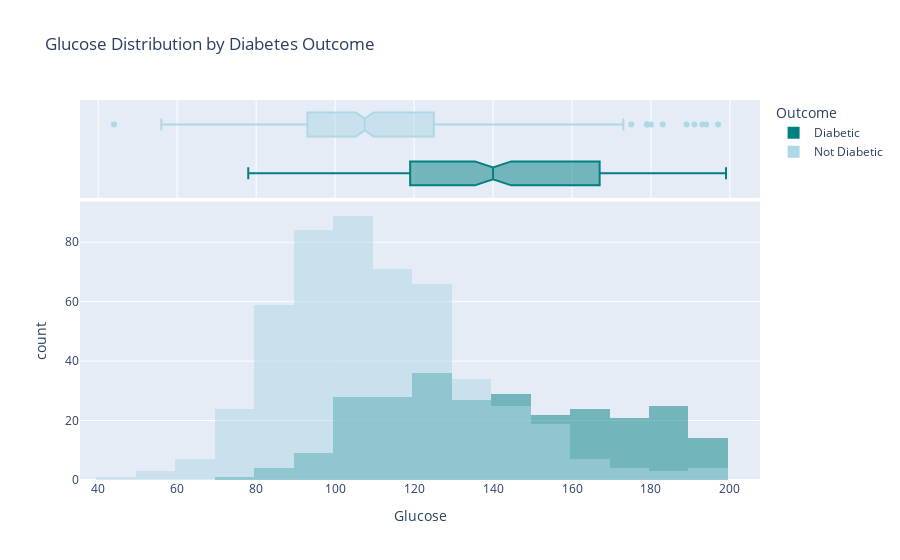
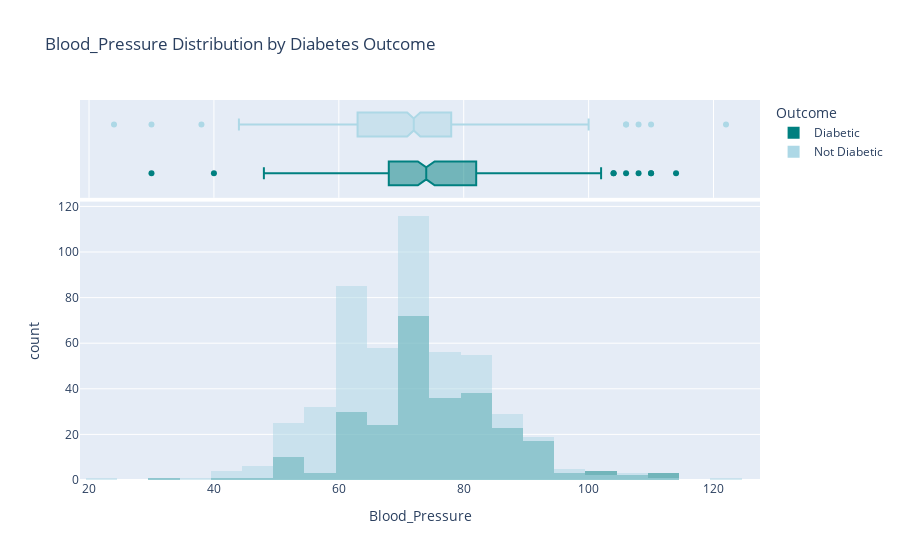
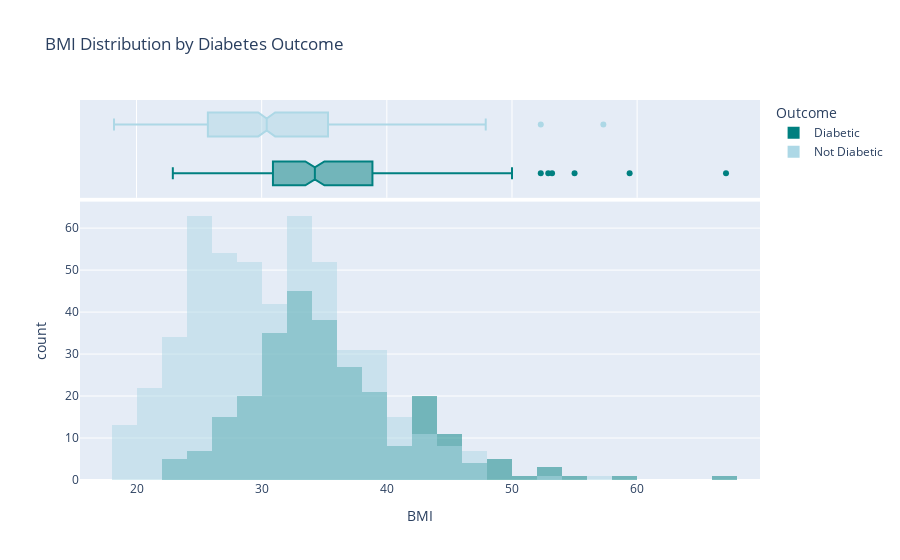
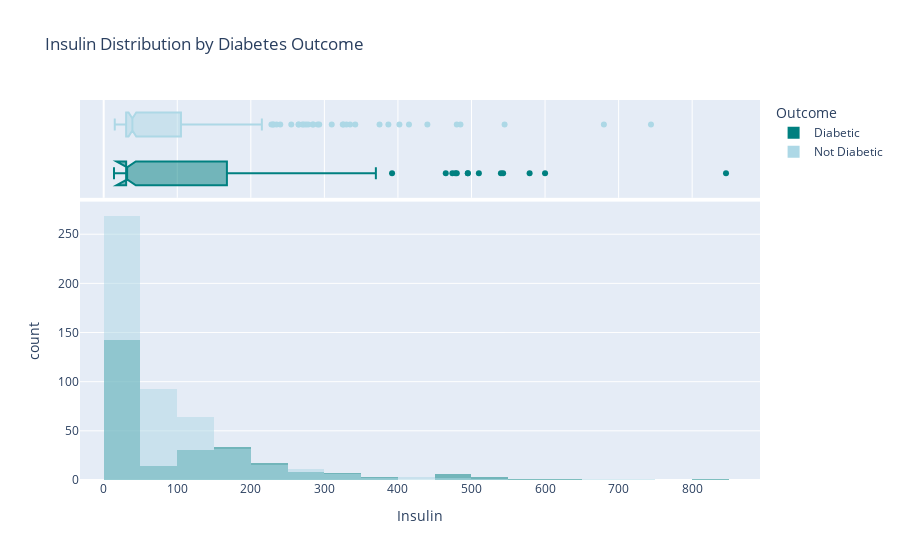

Write notebook code for charts like these, in order.
### Markdown cell above
### Question 2: How do these markers differ between diabetic and non-diabetic individuals? (Outcome)

### Code cell
# Columns to compare
key_markers = ['Glucose', 'Blood_Pressure', 'BMI', 'Insulin']

# Loop through each marker and plot separately
for col in key_markers:
    fig = px.histogram(diabetes,
                       x=col,
                       color='Outcome', 
                       barmode='overlay', 
                       nbins=30,
                       color_discrete_map={'Not Diabetic': 'lightblue',
                                          'Diabetic': 'teal'},
        title=f'{col} Distribution by Diabetes Outcome',
        marginal='box')
    fig.show()

### Figure 1 — Plotly figure (JSON) as saved in the notebook; plotly's stock layout.template omitted (floating-point values rounded to 4 significant figures; data arrays with more than 128 entries replaced by an {"elided": "..."} marker saying what was removed)
{"data": [{"alignmentgroup": "True", "bingroup": "x", "hovertemplate": "Outcome=Diabetic<br>Glucose=%{x}<br>count=%{y}<extra></extra>", "legendgroup": "Diabetic", "marker": {"color": "teal", "opacity": 0.5, "pattern": {"shape": ""}}, "name": "Diabetic", "nbinsx": 30, "offsetgroup": "Diabetic", "orientation": "v", "showlegend": true, "type": "histogram", "x": {"elided": "268 int values"}, "xaxis": "x", "yaxis": "y"}, {"alignmentgroup": "True", "hovertemplate": "Outcome=Diabetic<br>Glucose=%{x}<extra></extra>", "legendgroup": "Diabetic", "marker": {"color": "teal"}, "name": "Diabetic", "notched": true, "offsetgroup": "Diabetic", "showlegend": false, "type": "box", "x": {"elided": "268 int values"}, "xaxis": "x2", "yaxis": "y2"}, {"alignmentgroup": "True", "bingroup": "x", "hovertemplate": "Outcome=Not Diabetic<br>Glucose=%{x}<br>count=%{y}<extra></extra>", "legendgroup": "Not Diabetic", "marker": {"color": "lightblue", "opacity": 0.5, "pattern": {"shape": ""}}, "name": "Not Diabetic", "nbinsx": 30, "offsetgroup": "Not Diabetic", "orientation": "v", "showlegend": true, "type": "histogram", "x": {"elided": "500 int values"}, "xaxis": "x", "yaxis": "y"}, {"alignmentgroup": "True", "hovertemplate": "Outcome=Not Diabetic<br>Glucose=%{x}<extra></extra>", "legendgroup": "Not Diabetic", "marker": {"color": "lightblue"}, "name": "Not Diabetic", "notched": true, "offsetgroup": "Not Diabetic", "showlegend": false, "type": "box", "x": {"elided": "500 int values"}, "xaxis": "x2", "yaxis": "y2"}], "layout": {"barmode": "overlay", "legend": {"title": {"text": "Outcome"}, "tracegroupgap": 0}, "title": {"text": "Glucose Distribution by Diabetes Outcome"}, "xaxis": {"anchor": "y", "domain": [0, 1], "title": {"text": "Glucose"}}, "xaxis2": {"anchor": "y2", "domain": [0, 1], "matches": "x", "showgrid": true, "showticklabels": false}, "yaxis": {"anchor": "x", "domain": [0, 0.7326], "title": {"text": "count"}}, "yaxis2": {"anchor": "x2", "domain": [0.7426, 1], "matches": "y2", "showgrid": false, "showline": false, "showticklabels": false, "ticks": ""}}}

### Figure 2 — Plotly figure (JSON) as saved in the notebook; plotly's stock layout.template omitted (floating-point values rounded to 4 significant figures; data arrays with more than 128 entries replaced by an {"elided": "..."} marker saying what was removed)
{"data": [{"alignmentgroup": "True", "bingroup": "x", "hovertemplate": "Outcome=Diabetic<br>Blood_Pressure=%{x}<br>count=%{y}<extra></extra>", "legendgroup": "Diabetic", "marker": {"color": "teal", "opacity": 0.5, "pattern": {"shape": ""}}, "name": "Diabetic", "nbinsx": 30, "offsetgroup": "Diabetic", "orientation": "v", "showlegend": true, "type": "histogram", "x": {"elided": "268 int values"}, "xaxis": "x", "yaxis": "y"}, {"alignmentgroup": "True", "hovertemplate": "Outcome=Diabetic<br>Blood_Pressure=%{x}<extra></extra>", "legendgroup": "Diabetic", "marker": {"color": "teal"}, "name": "Diabetic", "notched": true, "offsetgroup": "Diabetic", "showlegend": false, "type": "box", "x": {"elided": "268 int values"}, "xaxis": "x2", "yaxis": "y2"}, {"alignmentgroup": "True", "bingroup": "x", "hovertemplate": "Outcome=Not Diabetic<br>Blood_Pressure=%{x}<br>count=%{y}<extra></extra>", "legendgroup": "Not Diabetic", "marker": {"color": "lightblue", "opacity": 0.5, "pattern": {"shape": ""}}, "name": "Not Diabetic", "nbinsx": 30, "offsetgroup": "Not Diabetic", "orientation": "v", "showlegend": true, "type": "histogram", "x": {"elided": "500 int values"}, "xaxis": "x", "yaxis": "y"}, {"alignmentgroup": "True", "hovertemplate": "Outcome=Not Diabetic<br>Blood_Pressure=%{x}<extra></extra>", "legendgroup": "Not Diabetic", "marker": {"color": "lightblue"}, "name": "Not Diabetic", "notched": true, "offsetgroup": "Not Diabetic", "showlegend": false, "type": "box", "x": {"elided": "500 int values"}, "xaxis": "x2", "yaxis": "y2"}], "layout": {"barmode": "overlay", "legend": {"title": {"text": "Outcome"}, "tracegroupgap": 0}, "title": {"text": "Blood_Pressure Distribution by Diabetes Outcome"}, "xaxis": {"anchor": "y", "domain": [0, 1], "title": {"text": "Blood_Pressure"}}, "xaxis2": {"anchor": "y2", "domain": [0, 1], "matches": "x", "showgrid": true, "showticklabels": false}, "yaxis": {"anchor": "x", "domain": [0, 0.7326], "title": {"text": "count"}}, "yaxis2": {"anchor": "x2", "domain": [0.7426, 1], "matches": "y2", "showgrid": false, "showline": false, "showticklabels": false, "ticks": ""}}}

### Figure 3 — Plotly figure (JSON) as saved in the notebook; plotly's stock layout.template omitted (floating-point values rounded to 4 significant figures; data arrays with more than 128 entries replaced by an {"elided": "..."} marker saying what was removed)
{"data": [{"alignmentgroup": "True", "bingroup": "x", "hovertemplate": "Outcome=Diabetic<br>BMI=%{x}<br>count=%{y}<extra></extra>", "legendgroup": "Diabetic", "marker": {"color": "teal", "opacity": 0.5, "pattern": {"shape": ""}}, "name": "Diabetic", "nbinsx": 30, "offsetgroup": "Diabetic", "orientation": "v", "showlegend": true, "type": "histogram", "x": {"elided": "268 float values"}, "xaxis": "x", "yaxis": "y"}, {"alignmentgroup": "True", "hovertemplate": "Outcome=Diabetic<br>BMI=%{x}<extra></extra>", "legendgroup": "Diabetic", "marker": {"color": "teal"}, "name": "Diabetic", "notched": true, "offsetgroup": "Diabetic", "showlegend": false, "type": "box", "x": {"elided": "268 float values"}, "xaxis": "x2", "yaxis": "y2"}, {"alignmentgroup": "True", "bingroup": "x", "hovertemplate": "Outcome=Not Diabetic<br>BMI=%{x}<br>count=%{y}<extra></extra>", "legendgroup": "Not Diabetic", "marker": {"color": "lightblue", "opacity": 0.5, "pattern": {"shape": ""}}, "name": "Not Diabetic", "nbinsx": 30, "offsetgroup": "Not Diabetic", "orientation": "v", "showlegend": true, "type": "histogram", "x": {"elided": "500 float values"}, "xaxis": "x", "yaxis": "y"}, {"alignmentgroup": "True", "hovertemplate": "Outcome=Not Diabetic<br>BMI=%{x}<extra></extra>", "legendgroup": "Not Diabetic", "marker": {"color": "lightblue"}, "name": "Not Diabetic", "notched": true, "offsetgroup": "Not Diabetic", "showlegend": false, "type": "box", "x": {"elided": "500 float values"}, "xaxis": "x2", "yaxis": "y2"}], "layout": {"barmode": "overlay", "legend": {"title": {"text": "Outcome"}, "tracegroupgap": 0}, "title": {"text": "BMI Distribution by Diabetes Outcome"}, "xaxis": {"anchor": "y", "domain": [0, 1], "title": {"text": "BMI"}}, "xaxis2": {"anchor": "y2", "domain": [0, 1], "matches": "x", "showgrid": true, "showticklabels": false}, "yaxis": {"anchor": "x", "domain": [0, 0.7326], "title": {"text": "count"}}, "yaxis2": {"anchor": "x2", "domain": [0.7426, 1], "matches": "y2", "showgrid": false, "showline": false, "showticklabels": false, "ticks": ""}}}

### Figure 4 — Plotly figure (JSON) as saved in the notebook; plotly's stock layout.template omitted (floating-point values rounded to 4 significant figures; data arrays with more than 128 entries replaced by an {"elided": "..."} marker saying what was removed)
{"data": [{"alignmentgroup": "True", "bingroup": "x", "hovertemplate": "Outcome=Diabetic<br>Insulin=%{x}<br>count=%{y}<extra></extra>", "legendgroup": "Diabetic", "marker": {"color": "teal", "opacity": 0.5, "pattern": {"shape": ""}}, "name": "Diabetic", "nbinsx": 30, "offsetgroup": "Diabetic", "orientation": "v", "showlegend": true, "type": "histogram", "x": {"elided": "268 float values"}, "xaxis": "x", "yaxis": "y"}, {"alignmentgroup": "True", "hovertemplate": "Outcome=Diabetic<br>Insulin=%{x}<extra></extra>", "legendgroup": "Diabetic", "marker": {"color": "teal"}, "name": "Diabetic", "notched": true, "offsetgroup": "Diabetic", "showlegend": false, "type": "box", "x": {"elided": "268 float values"}, "xaxis": "x2", "yaxis": "y2"}, {"alignmentgroup": "True", "bingroup": "x", "hovertemplate": "Outcome=Not Diabetic<br>Insulin=%{x}<br>count=%{y}<extra></extra>", "legendgroup": "Not Diabetic", "marker": {"color": "lightblue", "opacity": 0.5, "pattern": {"shape": ""}}, "name": "Not Diabetic", "nbinsx": 30, "offsetgroup": "Not Diabetic", "orientation": "v", "showlegend": true, "type": "histogram", "x": {"elided": "500 float values"}, "xaxis": "x", "yaxis": "y"}, {"alignmentgroup": "True", "hovertemplate": "Outcome=Not Diabetic<br>Insulin=%{x}<extra></extra>", "legendgroup": "Not Diabetic", "marker": {"color": "lightblue"}, "name": "Not Diabetic", "notched": true, "offsetgroup": "Not Diabetic", "showlegend": false, "type": "box", "x": {"elided": "500 float values"}, "xaxis": "x2", "yaxis": "y2"}], "layout": {"barmode": "overlay", "legend": {"title": {"text": "Outcome"}, "tracegroupgap": 0}, "title": {"text": "Insulin Distribution by Diabetes Outcome"}, "xaxis": {"anchor": "y", "domain": [0, 1], "title": {"text": "Insulin"}}, "xaxis2": {"anchor": "y2", "domain": [0, 1], "matches": "x", "showgrid": true, "showticklabels": false}, "yaxis": {"anchor": "x", "domain": [0, 0.7326], "title": {"text": "count"}}, "yaxis2": {"anchor": "x2", "domain": [0.7426, 1], "matches": "y2", "showgrid": false, "showline": false, "showticklabels": false, "ticks": ""}}}
